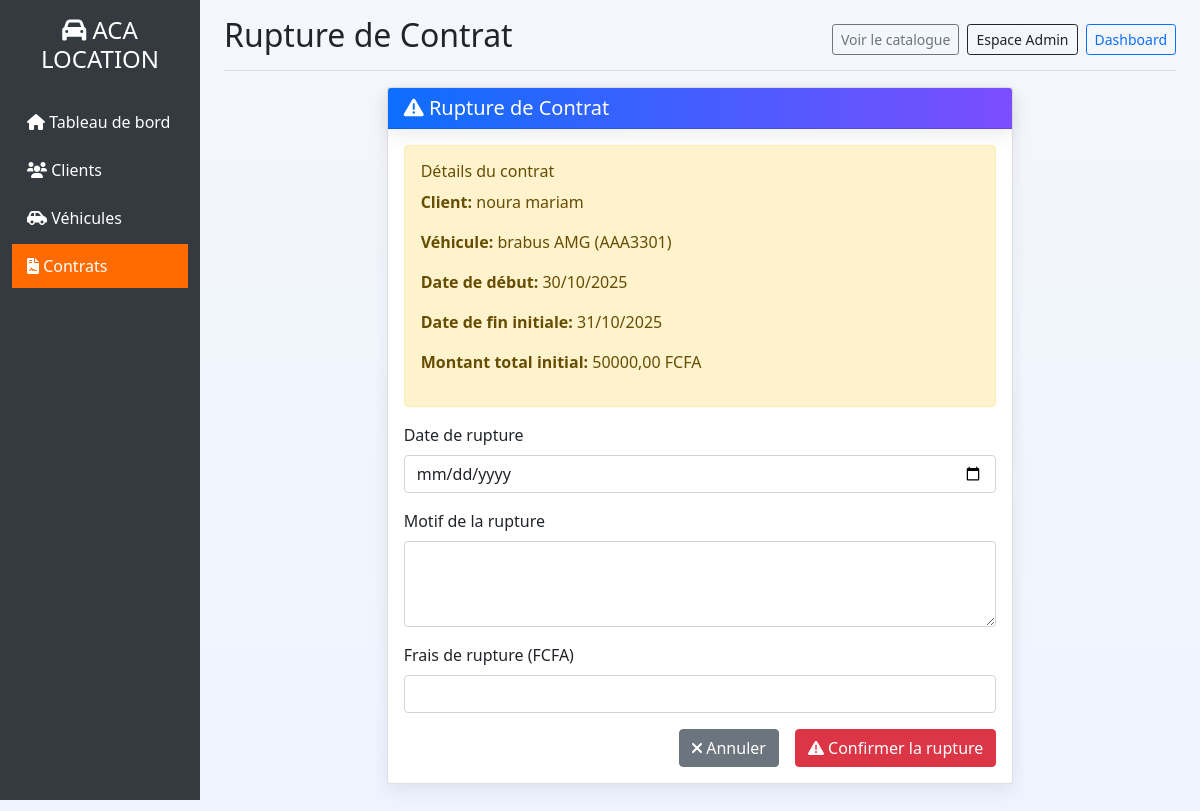
The page /contrats/6/rupture/ (signed in) on the database its author committed.
### gestion/models.py (models this page shows, shortened)
class Contrat(models.Model):
    STATUT_CHOICES = [
        ('actif', 'Actif'),
        ('termine', 'Terminé'),
        ('en_retard', 'En retard'),
        ('rompu', 'Rompu'),
    ]
    MODE_PAIEMENT = [
        ('carte', 'Carte bancaire'),
        ('virement', 'Virement'),
        ('especes', 'Espèces'),
        ('cheque', 'Chèque'),
        ('mobile', 'Paiement mobile'),
    ]
    client = models.ForeignKey(Client, on_delete=models.CASCADE)
    vehicule = models.ForeignKey(Vehicule, on_delete=models.CASCADE)
    date_creation = models.DateTimeField(auto_now_add=True)
    date_debut = models.DateField()
    date_fin = models.DateField(blank=True, null=True)
    nb_jours = models.IntegerField(validators=[MinValueValidator(1)])
    montant_total = models.DecimalField(max_digits=10, decimal_places=2, blank=True, null=True)
    statut = models.CharField(max_length=20, choices=STATUT_CHOICES, default='actif')
    mode_paiement = models.CharField(max_length=20, choices=MODE_PAIEMENT, default='especes')
    details_paiement = models.JSONField(blank=True, null=True)
    class Meta:
        verbose_name = "Contrat"
        verbose_name_plural = "Contrats"

class Client(models.Model):
    nom = models.CharField(max_length=100)
    prenom = models.CharField(max_length=100)
    telephone = models.CharField(max_length=20)
    email = models.EmailField(blank=True, null=True)
    date_creation = models.DateTimeField(auto_now_add=True)
    def __str__(self):
        return f"{self.prenom} {self.nom}"
    class Meta:
        verbose_name = "Client"
        verbose_name_plural = "Clients"

class Vehicule(models.Model):
    TYPE_VEHICULE = [
        ('voiture', 'Voiture'),
        ('moto', 'Moto'),
    ]
    type_vehicule = models.CharField(max_length=20, choices=TYPE_VEHICULE)
    marque = models.CharField(max_length=100)
    modele = models.CharField(max_length=100)
    annee = models.IntegerField()
    immatriculation = models.CharField(max_length=20, unique=True)
    prix_journalier = models.DecimalField(max_digits=10, decimal_places=2, validators=[MinValueValidator(0)])
    cylindree = models.IntegerField(blank=True, null=True)
    nombre_portes = models.IntegerField(blank=True, null=True)
    disponible = models.BooleanField(default=True)
    image = models.ImageField(upload_to='vehicules/', blank=True, null=True)
    date_ajout = models.DateTimeField(auto_now_add=True)
    def __str__(self):
        return f"{self.marque} {self.modele} ({self.immatriculation})"
    class Meta:
        verbose_name = "Véhicule"
        verbose_name_plural = "Véhicules"
        ordering = ['-date_ajout']
    class Meta:
        verbose_name = "Véhicule"
        verbose_name_plural = "Véhicules"

### gestion/views.py (the view, shortened to what this page needs)
# urls.py: path('contrats/<int:id>/rupture/', views.rupture_contrat, name='rupture_contrat'),
@staff_member_required
def rupture_contrat(request, id):
    contrat = get_object_or_404(Contrat, id=id)
    context = {
        'contrat': contrat
    }
    return render(request, 'gestion/contrats/rupture.html', context)

### gestion/templates/gestion/contrats/rupture.html (shortened to what this page needs)
{% extends 'gestion/base.html' %}
{% block page_title %}Rupture de Contrat{% endblock %}
{% block content %}
<div class="row justify-content-center">
    <div class="col-md-8">
        <div class="card">
            <div class="card-header bg-danger text-white">
                <h5 class="mb-0"><i class="fas fa-exclamation-triangle"></i> Rupture de Contrat</h5>
            </div>
            <div class="card-body">
                <div class="alert alert-warning">
                    <h6>Détails du contrat</h6>
                    <p><strong>Client:</strong> {{ contrat.client }}</p>
                    <p><strong>Véhicule:</strong> {{ contrat.vehicule }}</p>
                    <p><strong>Date de début:</strong> {{ contrat.date_debut|date:"d/m/Y" }}</p>
                    <p><strong>Date de fin initiale:</strong> {{ contrat.date_fin|date:"d/m/Y" }}</p>
                    <p><strong>Montant total initial:</strong> {{ contrat.montant_total }} FCFA</p>
                </div>
                <form method="post">
                    <div class="mb-3">
                        <label for="date_rupture" class="form-label">Date de rupture</label>
                        <input type="date" class="form-control" id="date_rupture" name="date_rupture" required>
                    </div>
                    <div class="mb-3">
                        <label for="motif_rupture" class="form-label">Motif de la rupture</label>
                        <textarea class="form-control" id="motif_rupture" name="motif_rupture" rows="3" required></textarea>
                    </div>
                    <div class="mb-3">
                        <label for="frais_rupture" class="form-label">Frais de rupture (FCFA)</label>
                        <input type="number" class="form-control" id="frais_rupture" name="frais_rupture" min="0" required>
                    </div>
                    <div class="d-grid gap-2 d-md-flex justify-content-md-end">
                        <a href="{% url 'detail_contrat' contrat.id %}" class="btn btn-secondary me-md-2">
                            <i class="fas fa-times"></i> Annuler
                        </a>
                        <button type="submit" class="btn btn-danger" onclick="return confirm('Êtes-vous sûr de vouloir rompre ce contrat ?');">
                            <i class="fas fa-exclamation-triangle"></i> Confirmer la rupture
                        </button>
                    </div>
                </form>
            </div>
        </div>
    </div>
</div>
{% endblock %}

### static/css/theme.css (style rules this page uses)
:root { --primary: #0d6efd; --accent: #7c4dff; --muted: #6c757d; --bg: #f4f7fb; --card: #ffffff; --success: #198754; --danger: #dc3545; --radius: 12px; --shadow: 0 6px 18px rgba(16,24,40,0.08); --glass: rgba(255,255,255,0.6); --glass-border: rgba(124,77,255,0.08); }
body { background: linear-gradient(180deg, var(--bg), #eef4ff); color: #162447; font-family: "Inter", system-ui, -apple-system, "Segoe UI", Roboto, "Helvetica Neue", Arial; -webkit-font-smoothing: antialiased; -moz-osx-font-smoothing: grayscale; padding-bottom: 40px; }
.navbar, .card-header { background: linear-gradient(90deg, var(--primary), var(--accent)); color: white !important; border-radius: 8px; box-shadow: var(--shadow); }
.card { border: none; border-radius: var(--radius); background: var(--card); box-shadow: var(--shadow); }

### gestion/templates/gestion/base.html (style rules this page uses)
:root { --primary-color: #ff6b00; --primary-dark: #e55a00; --light-bg: #f8f9fa; }

### rows shown on the page
Contrat: client "noura mariam", vehicule "brabus AMG (AAA3301)", date_debut "30/10/2025", date_fin "31/10/2025", montant_total "50000,00"
